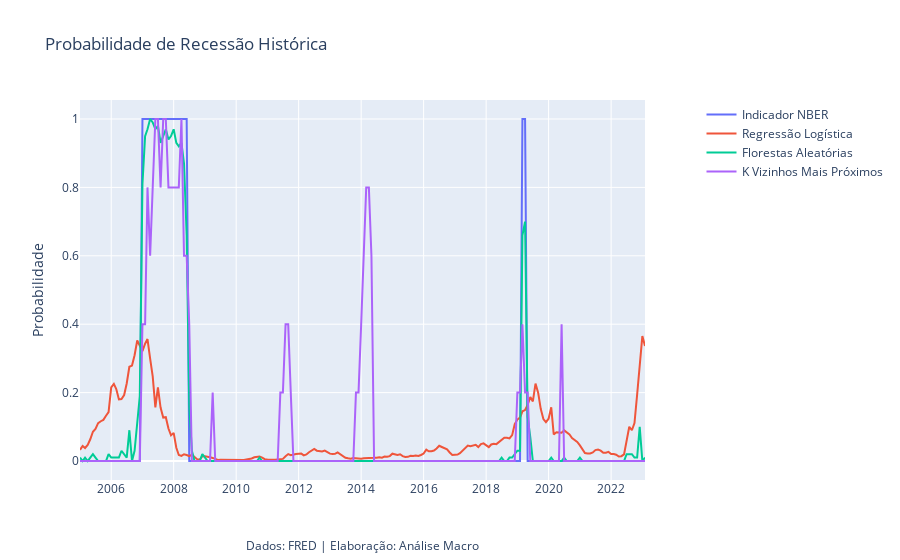

Notebook code for this chart:
### Code cell
import plotly.graph_objects as go

# Seus dados
data = prob_data.melt(id_vars="Data", var_name="variavel", value_name="valor")

# Criando o gráfico
fig = go.Figure()

# Adicionando as linhas
for var in data["variavel"].unique():
    subset = data[data["variavel"] == var]
    fig.add_trace(go.Scatter(x=subset["Data"], y=subset["valor"], mode='lines', name=var))

# Personalizando o layout
fig.update_layout(
    title="Probabilidade de Recessão Histórica",
    xaxis=dict(title="", tickformat="%Y", tickmode="linear", dtick="M24"),
    yaxis=dict(title="Probabilidade"),
    legend=dict(x=1.1, y=1),
    annotations=[dict(text="Dados: FRED | Elaboração: Análise Macro", showarrow=False, xref="paper", yref="paper", x=0.5, y=-0.2)]
)

fig.show()

### Figure 1 — Plotly figure (JSON) as saved in the notebook; plotly's stock layout.template omitted (floating-point values rounded to 4 significant figures; data arrays with more than 128 entries replaced by an {"elided": "..."} marker saying what was removed)
{"data": [{"mode": "lines", "name": "Indicador NBER", "type": "scatter", "x": {"elided": "218 str values"}, "y": {"elided": "218 int values"}}, {"mode": "lines", "name": "Regressão Logística", "type": "scatter", "x": {"elided": "218 str values"}, "y": {"elided": "218 float values"}}, {"mode": "lines", "name": "Florestas Aleatórias", "type": "scatter", "x": {"elided": "218 str values"}, "y": {"elided": "218 float values"}}, {"mode": "lines", "name": "K Vizinhos Mais Próximos", "type": "scatter", "x": {"elided": "218 str values"}, "y": {"elided": "218 float values"}}], "layout": {"annotations": [{"showarrow": false, "text": "Dados: FRED | Elaboração: Análise Macro", "x": 0.5, "xref": "paper", "y": -0.2, "yref": "paper"}], "legend": {"x": 1.1, "y": 1}, "title": {"text": "Probabilidade de Recessão Histórica"}, "xaxis": {"dtick": "M24", "tickformat": "%Y", "tickmode": "linear", "title": {"text": ""}}, "yaxis": {"title": {"text": "Probabilidade"}}}}
